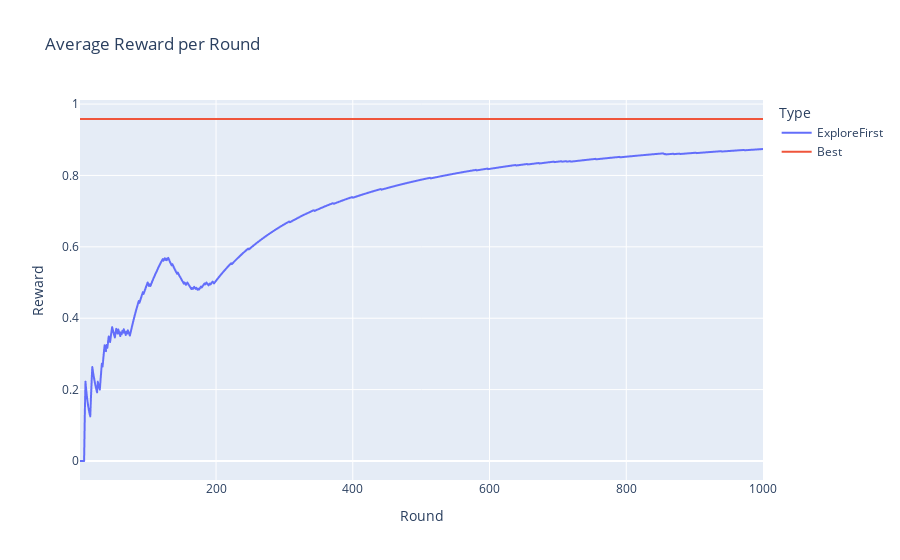

Notebook source saved alongside this figure:
### Code cell
explore_first_results = MABExperiment(
    num_arms=NUM_ARMS, 
    num_rounds=NUM_ROUNDS,
    algorithm=ExploreFirst(NUM_ARMS, 25),
    environment=env
).run()

### Figure 1 — Plotly figure (JSON) as saved in the notebook; plotly's stock layout.template omitted (floating-point values rounded to 4 significant figures; data arrays with more than 128 entries replaced by an {"elided": "..."} marker saying what was removed)
{"data": [{"hovertemplate": "Type=ExploreFirst<br>Round=%{x}<br>Reward=%{y}<extra></extra>", "legendgroup": "ExploreFirst", "line": {"color": "#636efa", "dash": "solid"}, "marker": {"symbol": "circle"}, "mode": "lines", "name": "ExploreFirst", "showlegend": true, "type": "scattergl", "x": {"elided": "1000 int values"}, "xaxis": "x", "y": {"elided": "1000 float values"}, "yaxis": "y"}, {"hovertemplate": "Type=Best<br>Round=%{x}<br>Reward=%{y}<extra></extra>", "legendgroup": "Best", "line": {"color": "#EF553B", "dash": "solid"}, "marker": {"symbol": "circle"}, "mode": "lines", "name": "Best", "showlegend": true, "type": "scattergl", "x": {"elided": "1000 int values"}, "xaxis": "x", "y": {"elided": "1000 float values"}, "yaxis": "y"}], "layout": {"legend": {"title": {"text": "Type"}, "tracegroupgap": 0}, "title": {"text": "Average Reward per Round"}, "xaxis": {"anchor": "y", "domain": [0, 1], "title": {"text": "Round"}}, "yaxis": {"anchor": "x", "domain": [0, 1], "title": {"text": "Reward"}}}}
